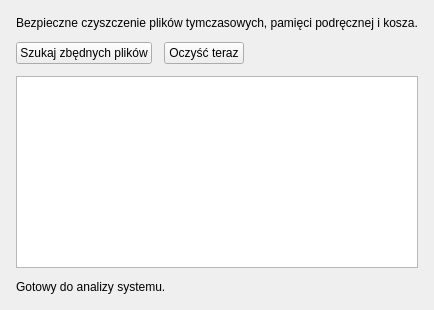
              <widget class="QWidget" name="tabCleaner">
               <attribute name="title">
                <string>🧹 Optymalizator Dysku</string>
               </attribute>
               <layout class="QVBoxLayout" name="cleanerLayout">
                <property name="spacing">
                 <number>12</number>
                </property>
                <property name="leftMargin">
                 <number>16</number>
                </property>
                <property name="topMargin">
                 <number>16</number>
                </property>
                <property name="rightMargin">
                 <number>16</number>
                </property>
                <property name="bottomMargin">
                 <number>16</number>
                </property>
                <item>
                 <widget class="QLabel" name="lblCleanInfo">
                  <property name="text">
                   <string>Bezpieczne czyszczenie plików tymczasowych, pamięci podręcznej i kosza.</string>
                  </property>
                 </widget>
                </item>
                <item>
                 <layout class="QHBoxLayout" name="cleanBtnLayout">
                  <item>
                   <widget class="QPushButton" name="btnScanClean">
                    <property name="text">
                     <string>Szukaj zbędnych plików</string>
                    </property>
                   </widget>
                  </item>
                  <item>
                   <widget class="QPushButton" name="btnDoClean">
                    <property name="text">
                     <string>Oczyść teraz</string>
                    </property>
                   </widget>
                  </item>
                  <item>
                   <spacer name="spCleanTop">
                    <property name="orientation">
                     <enum>Qt::Horizontal</enum>
                    </property>
                    <property name="sizeHint" stdset="0">
                     <size>
                      <width>40</width>
                      <height>20</height>
                     </size>
                    </property>
                   </spacer>
                  </item>
                 </layout>
                </item>
                <item>
                 <widget class="QListWidget" name="listCleanItems"/>
                </item>
                <item>
                 <widget class="QLabel" name="lblCleanStatus">
                  <property name="text">
                   <string>Gotowy do analizy systemu.</string>
                  </property>
                 </widget>
                </item>
               </layout>
              </widget>
